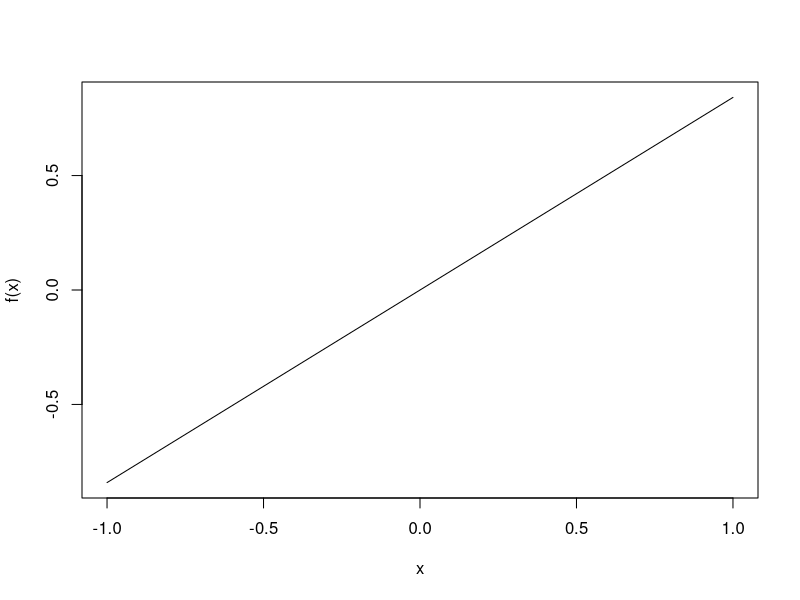
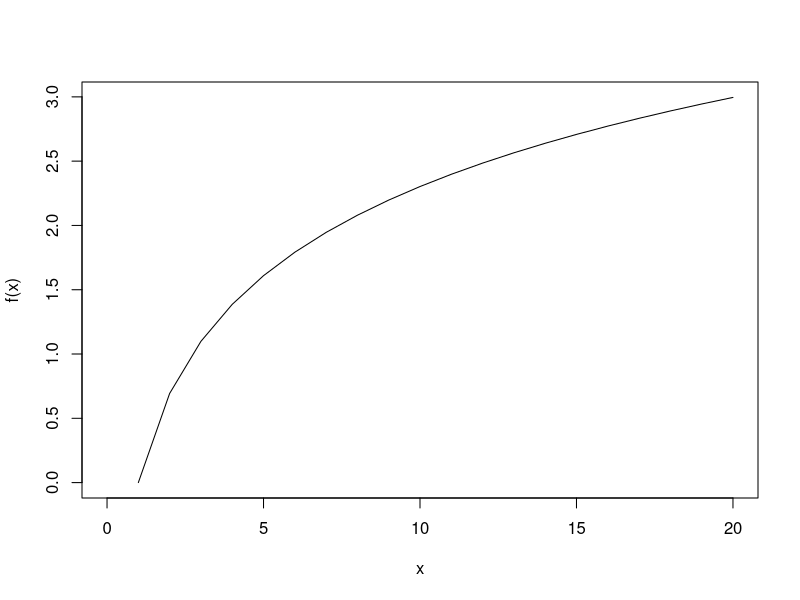
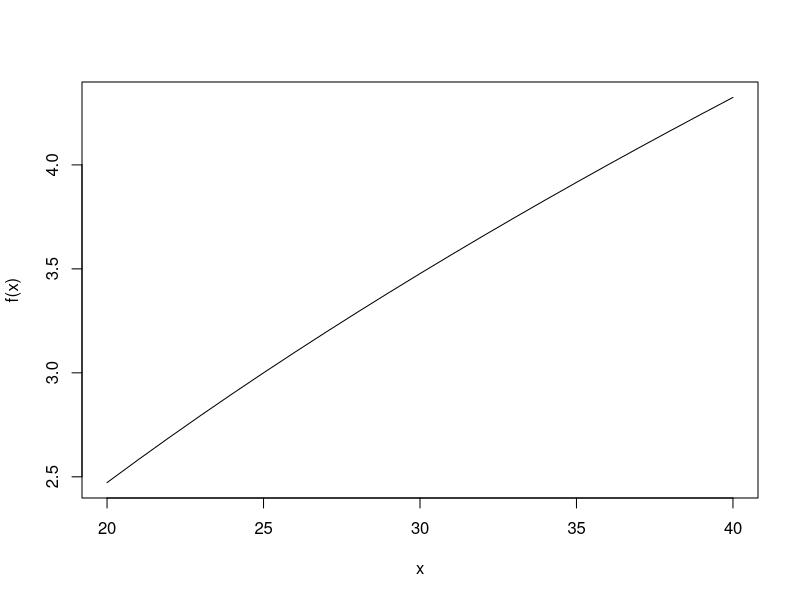
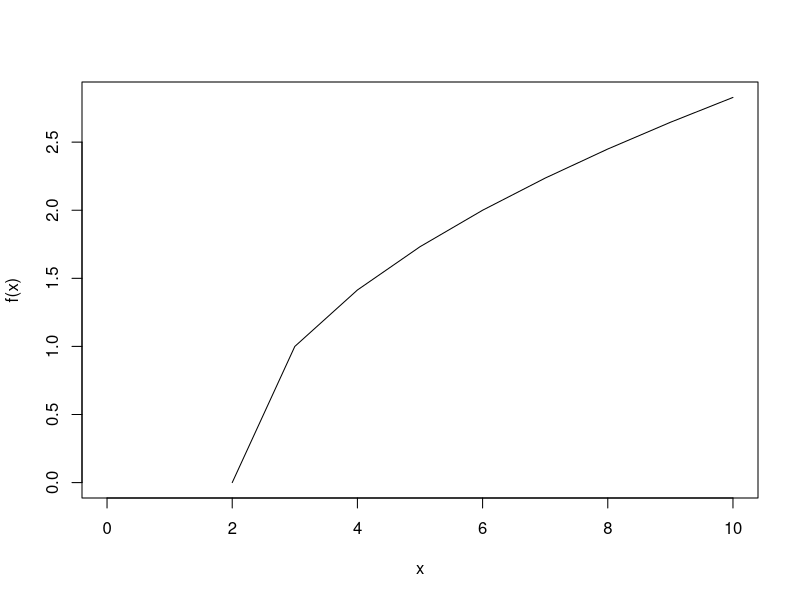
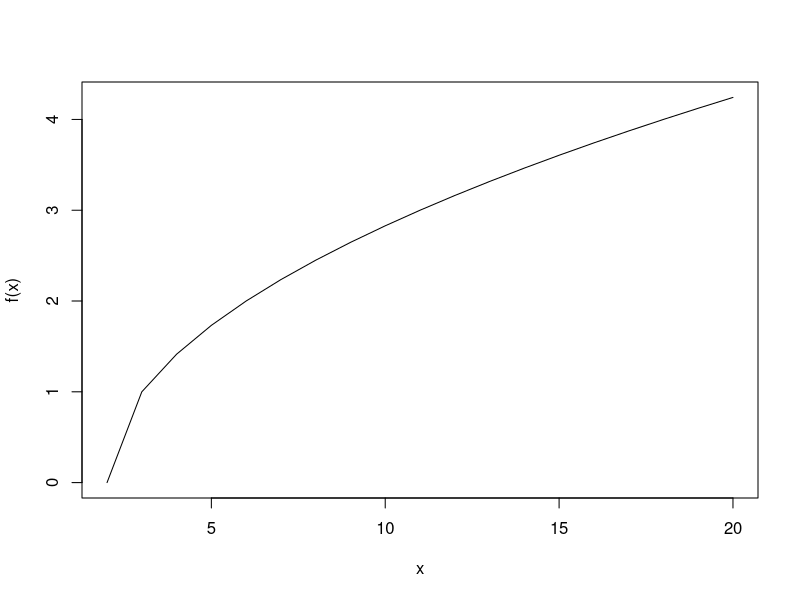
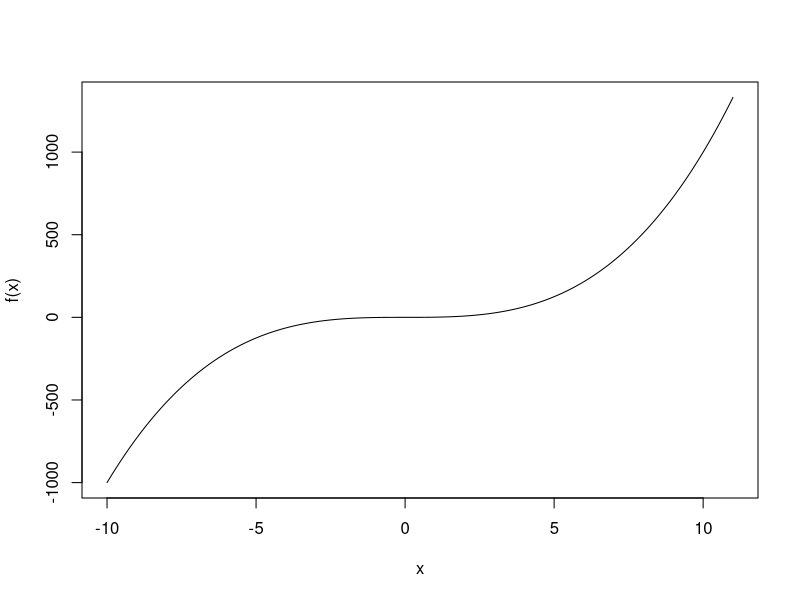
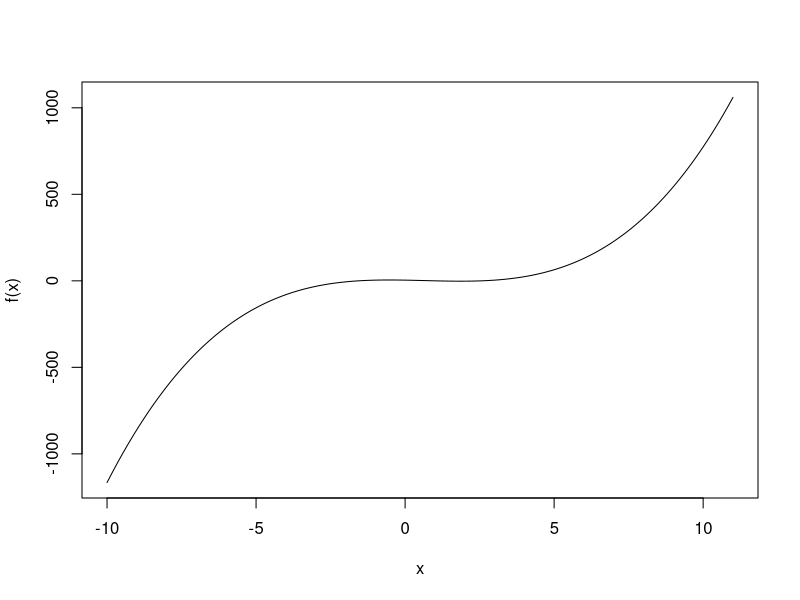
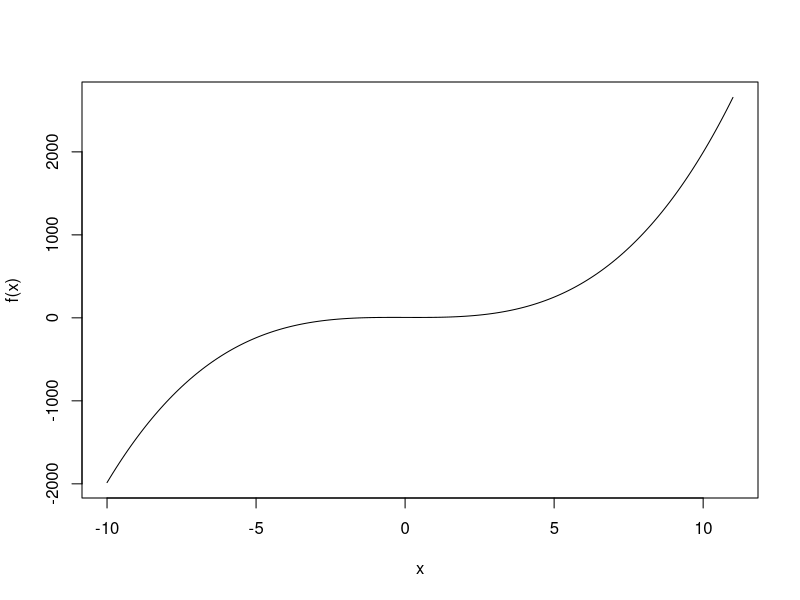

Write the R code that produced these figures, in order.
## ---- chunk 1
## 1.1
f1 <- function(x){
  hasil <- x^3 + x^2 - 6
  return(hasil)
}
##percobaan
f1(1)
f1(5)
f1(10)

##1.2
f2 <- function(a, b){
  hasil <- a*b*(b-a)
  return(hasil)
}
##percobaan
f2(1,2)
f2(5,6)
f2(10,12)

##1.3
f3 <- function(m, n){
  hasil <- (sqrt(m)/n) + m - 2*n 
  return(hasil)
}
##percobaan
f3(1,2)
f3(5,6)
f3(10,12)

##2.1
a <- matrix(c(1:4), 2, 2, TRUE)
b <- matrix(c(8:11), 2, 2, TRUE)
f4 <- function(a,b){
    result <- (a+b)%*%a%*%b
    return(result)
}
f4(a,b)

##2.2
c <- matrix(c(5:8), 2, 2, TRUE)
d <- matrix(c(10:13), 2, 2, TRUE)
f5 <- function(m,n){
    result <- det(m) *n - m%*%n
    return(result)
}
f5(c,d)

##2.3
e <- matrix(c(8:11), 2, 2, TRUE)
f6 <- function(x){
  hasil <- solve(x)*x-(2*x)
  return(hasil)
}
f6(e)
## ---- chunk 2
f1 <- function(x){
  hasil <- sin(x)
  return(hasil)
}

input <- -1:1
plot(input, sapply(input, f1),type = "l", xlab = "x", ylab = "f(x)")

## -1 <= input <= 1
## ---- chunk 3
f2 <- function(x){
  hasil <- log(x)
  return(hasil)
}

input <- 0:20
plot(input, sapply(input, f2),type = "l", xlab = "x", ylab = "f(x)")

##input > 0
## ---- chunk 4
f3 <- function(x){
  hasil <- sqrt(x) - 2
  return(hasil)
}
input <- 20:40
plot(input, sapply(input, f3),type = "l", xlab = "x", ylab = "f(x)")

##input > 0
## ---- chunk 5
f4 <- function(x){
  hasil <- sqrt(x-2)
  return(hasil)
}
input <- 0:10
plot(input, sapply(input, f4),type = "l", xlab = "x", ylab = "f(x)")

##input > 0
## ---- chunk 6
f5 <- function(x){
  hasil <- sqrt(2-x)
  return(hasil)
}
input <- 2:20
plot(input, sapply(input, f4),type = "l", xlab = "x", ylab = "f(x)")

##input >= 2
## ---- chunk 7
f <- function(x){
  fx <- x^3
  return(fx)
}
input<- seq(-10 , 11 , 0.1 )
plot(input,sapply(input,f), type = "l", xlab = "x", ylab = "f(x)")

## ---- chunk 8
f <- function(x){
  fx <- x^3 - 2*x^2 - 3*x +4
  return(fx)
}
input<- seq(-10 , 11 , 0.1 )
plot(input,sapply(input,f), type = "l", xlab = "x", ylab = "f(x)")
## ---- chunk 9
f <- function(x){
  fx <- 2*x^3 - x + 5 
  return(fx)
}
input<- seq(-10 , 11 , 0.1 )
plot(input,sapply(input,f), type = "l", xlab = "x", ylab = "f(x)")
## ---- chunk 10
f <- function(x){
  fx <- x^3 - 3*x^2 + 3*x -1
  return(fx)
}
input<- seq(-10 , 11 , 0.1 )
plot(input,sapply(input,f), type = "l", xlab = "x", ylab = "f(x)")
## ---- chunk 11
f <- function(x){
  fx <- -x^3
  return(fx)
}
input<- seq(-10 , 11 , 0.1 )
plot(input,sapply(input,f), type = "l", xlab = "x", ylab = "f(x)")
## ---- chunk 12
f <- function(x){
  fx <- -x^3 + 2*x^2 + 3*x -4
  return(fx)
}
input<-seq(-10 , 11 , 0.1 )
plot(input,sapply(input,f), type = "l", xlab = "x", ylab = "f(x)")
## ---- chunk 13
f <- function(x){
  fx <- x^4
  return(fx)
}
input<- seq(-10 , 11 , 0.1 )
plot(input,sapply(input,f), type = "l", xlab = "x", ylab = "f(x)")
## ---- chunk 14
f <- function(x){
  fx <- x^4 - x^3 - x^2 + x + 1
  return(fx)
}
input<- seq(-10 , 11 , 0.1 )
plot(input,sapply(input,f), type = "l", xlab = "x", ylab = "f(x)")
## ---- chunk 15
f <- function(x){
  fx <- x^4 - 3*x^3 + 2*x^2 + x - 1
  return(fx)
}
input<- seq(-10 , 11 , 0.1 )
plot(input,sapply(input,f), type = "l", xlab = "x", ylab = "f(x)")
## ---- chunk 16
f <- function(x){
  fx <- x^4 - 4*x^3 + 6*x^2 - 4*x
  return(fx)
}
input<- seq(-10 , 11 , 0.1 )
plot(input,sapply(input,f), type = "l", xlab = "x", ylab = "f(x)")
## ---- chunk 17
f <- function(x){
  fx <- -x^4
  return(fx)
}
input<- seq(-10 , 11 , 0.1 )
plot(input,sapply(input,f), type = "l", xlab = "x", ylab = "f(x)")
## ---- chunk 18
f <- function(x){
  fx <- -x^4 - 2*x^3 + 3*x
  return(fx)
}
input<- seq(-10 , 11 , 0.1 )
plot(input,sapply(input,f), type = "l", xlab = "x", ylab = "f(x)")
